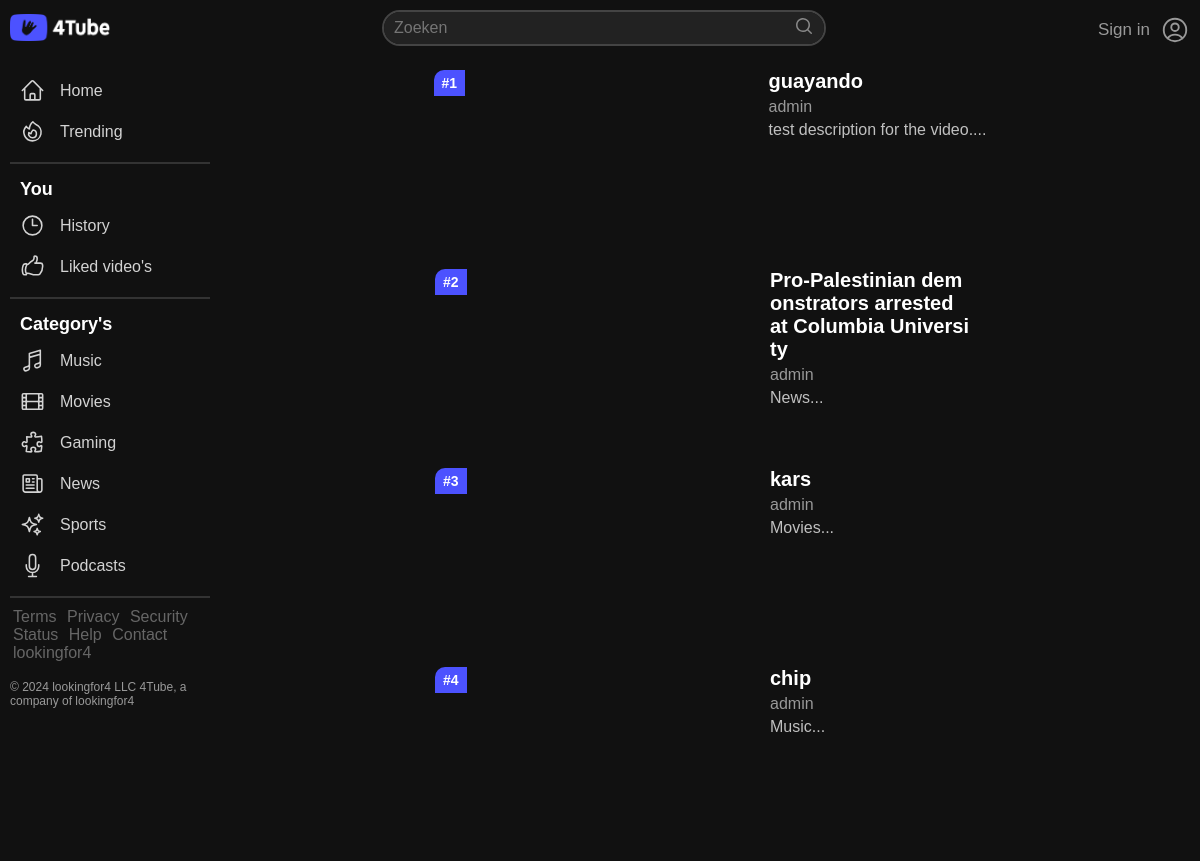
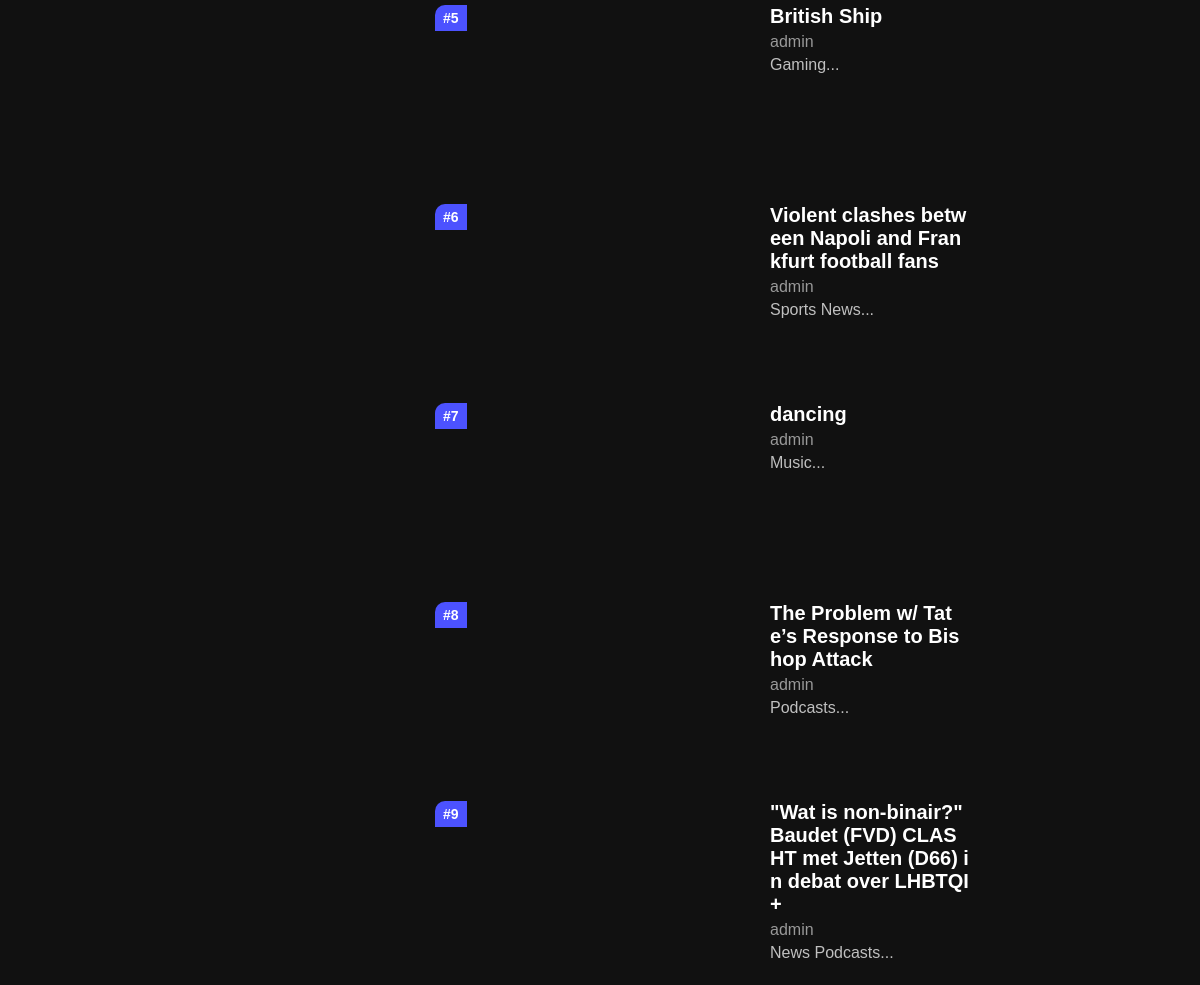
/trending.php, run on the app's committed database (2 pictures, top to bottom).
### tables this page shows
CREATE TABLE `videos` (
    videoId int AUTO_INCREMENT PRIMARY KEY,
    userId int UNSIGNED,
    FOREIGN KEY (userId) REFERENCES users(userId),
    title varchar(255),
    description varchar(2000),
    uploadDate varchar(200),
    videoUrl varchar(255)
);

CREATE TABLE `users` (
    userId int UNSIGNED AUTO_INCREMENT PRIMARY KEY,
    username varchar(25),
    description varchar(500),
    password varchar(255),
    profilePic varchar(255),
    registrationDate DATE NOT NULL DEFAULT CURRENT_DATE
);

### trending.php (the view, shortened to what this page needs)
<?php
include_once("includes/connection.php");
$query = "SELECT videos.*, users.username, users.profilePic, COUNT(likes.likeId) AS totalLikes
          FROM videos
          JOIN users ON videos.userId = users.userId
          LEFT JOIN likes ON videos.videoId = likes.videoId
          GROUP BY videos.videoId
          ORDER BY totalLikes DESC
          LIMIT 10";
$result = $pdo->query($query);
?>
<!DOCTYPE html>
<html lang="en">
<head>
    <link rel="stylesheet" href="assets/styles/style.css">
</head>
<body>
    <?php
    include_once("includes/nav.php");
    include_once("includes/aside.php");
    ?>
    <main>
        <div class="video-containermain trending">
            <?php
            $counter = 1;
            while ($row = $result->fetch(PDO::FETCH_ASSOC)) {
                echo '<div class="videomain-T" class="rowclass" style="position: relative;">
                        <div class="video-number">#' . $counter . '</div>
                        <a href="video?v=' . htmlspecialchars($row['videoId']) . '">
                            <video oncontextmenu="return false;" muted src="usercontent/' . htmlspecialchars($row['videoUrl']) . '"><video>
                        </a>
                        <div class="videomain-T-info">
                            <h2>' . htmlspecialchars($row['title']) . '</h2>
                            <a href="profile?p=' . htmlspecialchars($row['username']) . '" class="user-infomain">
                            <p>' . htmlspecialchars($row['username']) .  '</p>
                            </a>
                            <p class="desc-T">' . substr(htmlspecialchars($row['description']), 0, 200) . '... </p>
                        </div>
                    </div>';
                $counter++;
            }
            ?>
        </div>
    </main>
</body>
</html>

### assets/styles/style.css (style rules this page uses)
* { margin: 0; padding: 0; outline: 0; box-sizing: border-box; }
body { font-family: sans-serif; background-color: #111; color: white; }
a { text-decoration: none; color: #999; transition: all .3s; }
p { color: #999; }
main { padding: 0 15px; margin-top: 70px; margin-left: 220px; }
.video-containermain { display: flex; gap: 15px; flex-wrap: wrap; justify-content: center; }
.trending { flex-direction: column; align-items: center; }
.videomain-T { display: flex; flex-wrap: wrap; gap: 15px; min-width: 550px; }
.videomain-T a video { border-radius: 10px; width: 320px; height: 180px; object-fit: cover; }
.videomain-T h2 { word-break: break-all; max-width: 200px; font-size: 20px; }
.videomain-T-info { display: flex; flex-direction: column; gap: 5px; }
.desc-T { display: flex; color: silver; }
.video-number { position: absolute; top: 0px; left: 0px; background-color: #4c52ff; color: #fff; padding: 5px 8px; border-radius: 10px 0 0 0; font-size: 14px; font-weight: bold; }

### data on the page
videos: title "guayando", userId.username "admin", description "test description for the video."
videos: title "Pro-Palestinian demonstrators arrested at Columbia University", userId.username "admin", description "News"
videos: title "kars", userId.username "admin", description "Movies"
videos: title "chip", userId.username "admin", description "Music"
videos: title "British Ship", userId.username "admin", description "Gaming"
videos: title "Violent clashes between Napoli and Frankfurt football fans", userId.username "admin", description "Sports News"
videos: title "dancing", userId.username "admin", description "Music"
videos: title "The Problem w/ Tate’s Response to Bishop Attack", userId.username "admin", description "Podcasts"
videos: title "\"Wat is non-binair?\" Baudet (FVD) CLASHT met Jetten (D66) in debat over LHBTQI+", userId.username "admin", description "News Podcasts"
